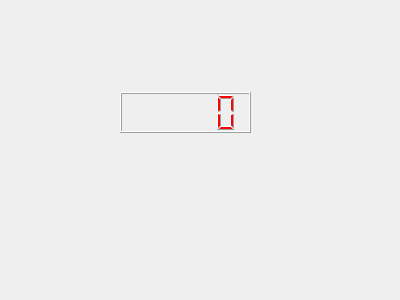
<?xml version="1.0" encoding="UTF-8"?>
<ui version="4.0">
 <class>Widget</class>
 <widget class="QWidget" name="Widget">
  <property name="geometry">
   <rect>
    <x>0</x>
    <y>0</y>
    <width>400</width>
    <height>300</height>
   </rect>
  </property>
  <property name="windowTitle">
   <string>Widget</string>
  </property>
  <widget class="QLCDNumber" name="lcdNumber">
   <property name="geometry">
    <rect>
     <x>120</x>
     <y>92</y>
     <width>131</width>
     <height>41</height>
    </rect>
   </property>
   <property name="styleSheet">
    <string notr="true">QLCDNumber{color: red}</string>
   </property>
  </widget>
 </widget>
 <layoutdefault spacing="6" margin="11"/>
 <resources/>
 <connections/>
</ui>
